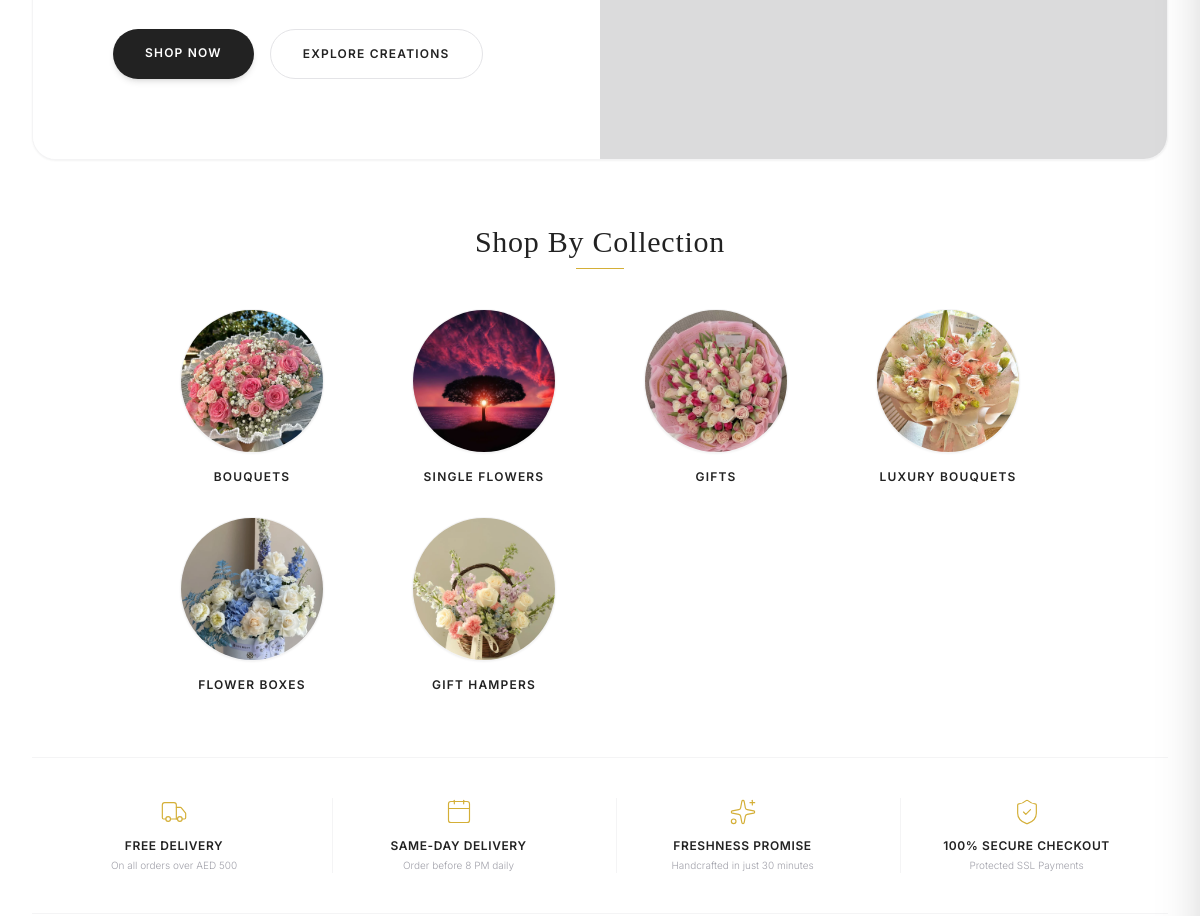
/ (middle part), run on an earlier commit of the app's database.
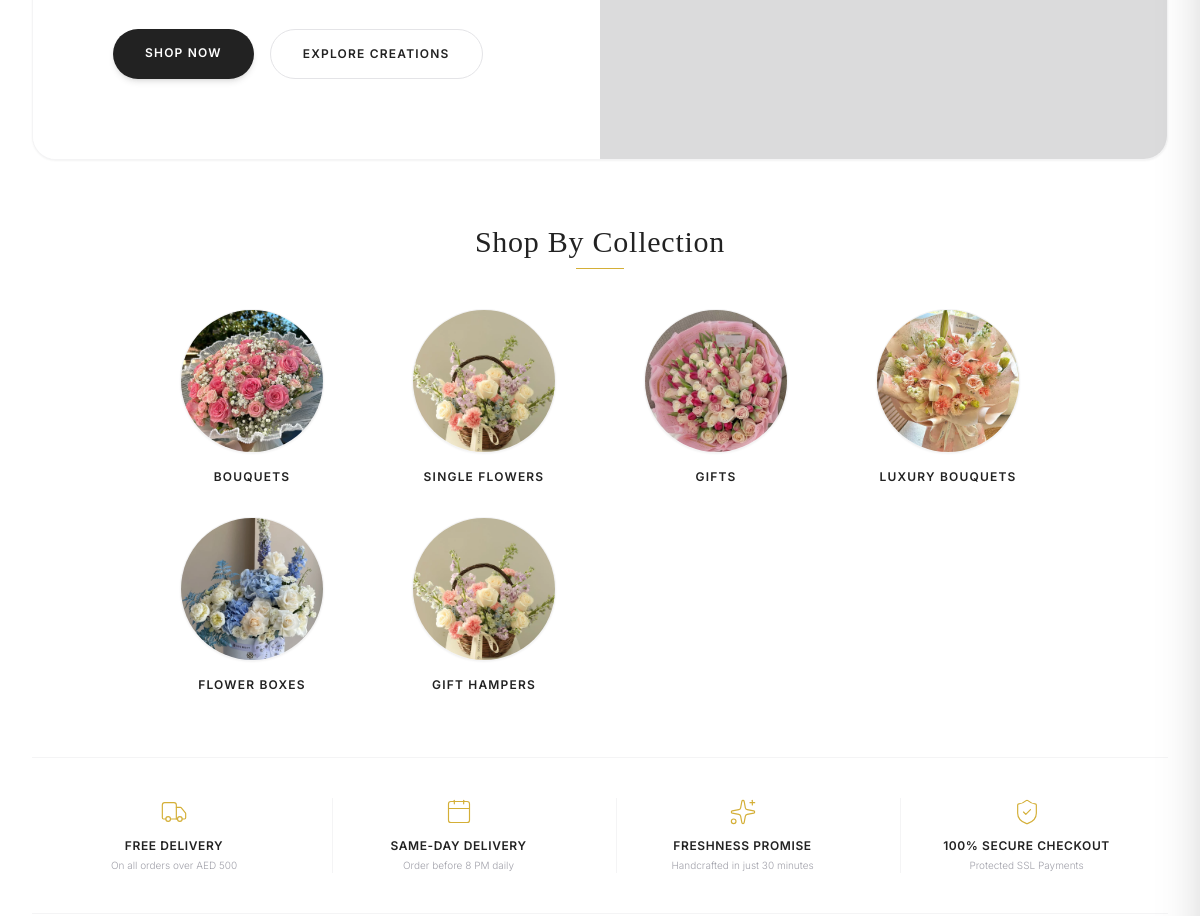
And on a later commit of the database.
### store/models.py (models this page shows, shortened)
class Category(models.Model):
    name = models.CharField(max_length=100, unique=True)
    slug = models.SlugField(max_length=120, unique=True, blank=True)
    image = models.ImageField(upload_to='categories/', blank=True, null=True)
    class Meta:
        verbose_name_plural = "Categories"

### store/views.py (the view)
# urls.py: path('', views.home_view, name='home'),
def home_view(request):
    featured_products = Product.objects.filter(is_featured=True)[:6]
    categories = Category.objects.all()
    new_arrivals = Product.objects.all().order_by('-created_at')[:4]
    context = {
        'featured_products': featured_products,
        'categories': categories,
        'new_arrivals': new_arrivals,
    }
    return render(request, 'store/home.html', context)

### cart/context_processors.py (called while the page is built)
def cart_processor(request):
    cart_total_items = 0
    if request.user.is_authenticated:
        cart = Cart.objects.filter(user=request.user).first()
        if cart:
            cart_total_items = cart.total_items
    else:
        session_key = request.session.session_key
        if session_key:
            cart = Cart.objects.filter(session_key=session_key).first()
            if cart:
                cart_total_items = cart.total_items
    return {
        'cart_total_items': cart_total_items
    }

### store/models.py (called while the page is built)
    @property
    def average_rating(self):
        avg = self.reviews.aggregate(Avg('rating'))['rating__avg']
        return round(avg, 1) if avg else 0.0

### templates/store/home.html (shortened to what the changed rows need)
{% extends 'base.html' %}
{% load static %}
{% block content %}
<section class="mb-16">
    <div class="text-center mb-10 select-none">
        <h2 class="font-serif text-3xl font-medium text-brandCharcoal tracking-wide mb-2">Shop By Collection</h2>
    </div>
    <div class="grid grid-cols-2 md:grid-cols-4 gap-8 max-w-4xl mx-auto">
        {% for category in categories %}
        <a href="{% url 'store:product_list' %}?category={{ category.slug }}" class="flex flex-col items-center group select-none text-center">
            <div class="w-28 h-28 md:w-36 md:h-36 rounded-full overflow-hidden border border-zinc-100 shadow-sm transition-all duration-300 group-hover:border-brandGold group-hover:shadow-md mb-4 bg-zinc-50">
                {% if category.image %}
                    <img src="{{ category.image.url }}" alt="{{ category.name }}" class="w-full h-full object-cover transition-transform duration-500 group-hover:scale-110">
                {% else %}
                    <div class="w-full h-full bg-gradient-to-br from-brandGold/20 to-brandCharcoal/10 flex items-center justify-center">
                        <i data-lucide="flower-2" class="w-10 h-10 text-brandGold/40"></i>
                    </div>
                {% endif %}
            </div>
            <h6 class="text-xs tracking-widest uppercase font-semibold text-brandCharcoal group-hover:text-brandGold transition-colors">{{ category.name }}</h6>
        </a>
        {% endfor %}
    </div>
</section>
{% endblock %}

What changed in the data, as far as the page shows it:
changed Category "SINGLE FLOWERS": image: a different picture
